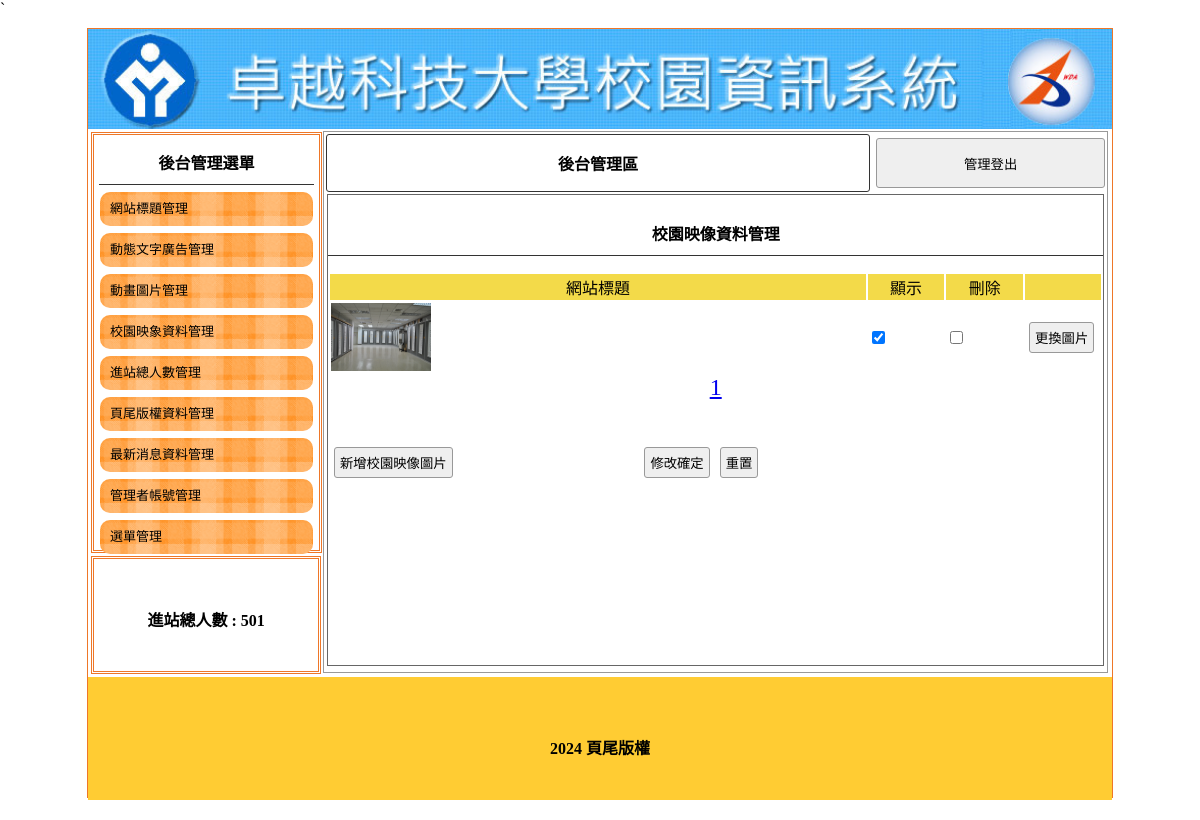
The app's page /admin.php?do=image (signed in) with its own data.
### tables this page shows
CREATE TABLE `titles` (
  `id` int(10) UNSIGNED NOT NULL,
  `img` text NOT NULL,
  `text` text NOT NULL,
  `sh` int(1) UNSIGNED NOT NULL DEFAULT 1
);

CREATE TABLE `total` (
  `id` int(10) UNSIGNED NOT NULL,
  `total` int(10) UNSIGNED NOT NULL
);

CREATE TABLE `images` (
  `id` int(10) UNSIGNED NOT NULL,
  `img` text NOT NULL,
  `sh` int(1) UNSIGNED NOT NULL DEFAULT 1
);

CREATE TABLE `bottom` (
  `id` int(10) UNSIGNED NOT NULL,
  `bottom` text NOT NULL
);

### api/db.php (called while the page is built, shortened)
<?php
class DB{
    protected $dsn="mysql:host=localhost;charset=utf8;dbname=db07";
    protected $pdo;
    protected $table;
    function __construct($table){
        $this->table=$table;
        $this->pdo=new PDO($this->dsn,'root','');
    }
    function all(...$arg){
        $sql="SELECT * FROM $this->table ";
        if(!empty($arg[0])){
            if(is_array($arg[0])){
                $where=$this->a2s($arg[0]);
                $sql=$sql . " WHERE ". join(" && ",$where);
            }else{
                $sql .= $arg[0];
            }
        }
        return $this->fetchAll($sql);
    }
    function find($id){
        $sql="SELECT * FROM $this->table ";
        if(is_array($id)){
            $where=$this->a2s($id);
            $sql=$sql . " WHERE ". join(" && ",$where);
        }else{
            $sql .= " WHERE `id`='$id' ";
        }
        return $this->fetchOne($sql);
    }
    function a2s($array){
        $tmp=[];
        foreach($array as $key => $value){
            $tmp[]="`$key`='$value'";
        }
        return $tmp;
    }
    function count($where=[]){
        return $this->math('count','*',$where);
    }
    protected function fetchOne($sql){
        return $this->pdo->query($sql)->fetch(PDO::FETCH_ASSOC);
    }
    protected function fetchAll($sql){
        return $this->pdo->query($sql)->fetchAll(PDO::FETCH_ASSOC);
    }
     protected function math($math,$col='id',$where=[]){
        $sql="SELECT $math($col) FROM $this->table";
        return $this->pdo->query($sql)->fetchColumn();
    }
}
$Title=new DB('titles');
$Image=new DB('images');
$Total=new DB('total');
$Bottom=new DB('bottom');

### admin.php (the view, shortened to what this page needs)
<?php include_once "api/db.php";
?>
<!DOCTYPE html
    PUBLIC "-//W3C//DTD XHTML 1.0 Transitional//EN" "http://www.w3.org/TR/xhtml1/DTD/xhtml1-transitional.dtd">
<html xmlns="http://www.w3.org/1999/xhtml">
<head>
    <link href="./css/css.css" rel="stylesheet" type="text/css">
</head>
<body>`
    <div id="main">
        <a title="<?=$Title->find(['sh'=>1])['text'];?>" href="index.php">
            <div class="ti" style="background:url('./upload/<?=$Title->find(['sh'=>1])['img'];?>'); background-size:cover;"></div>
        </a>
        <div id="ms">
            <div id="lf" style="float:left;">
                <div id="menuput" class="dbor">
                    <span class="t botli">後台管理選單</span>
                    <a style="color:#000; font-size:13px; text-decoration:none;" href="?do=title">
                        <div class="mainmu">
                            網站標題管理 </div>
                    </a>
                    <a style="color:#000; font-size:13px; text-decoration:none;" href="?do=ad">
                        <div class="mainmu">
                            動態文字廣告管理 </div>
                    </a>
                    <a style="color:#000; font-size:13px; text-decoration:none;" href="?do=mvim">
                        <div class="mainmu">
                            動畫圖片管理 </div>
                    </a>
                    <a style="color:#000; font-size:13px; text-decoration:none;" href="?do=image">
                        <div class="mainmu">
                            校園映象資料管理 </div>
                    </a>
                    <a style="color:#000; font-size:13px; text-decoration:none;" href="?do=total">
                        <div class="mainmu">
                            進站總人數管理 </div>
                    </a>
                    <a style="color:#000; font-size:13px; text-decoration:none;" href="?do=bottom">
                        <div class="mainmu">
                            頁尾版權資料管理 </div>
                    </a>
                    <a style="color:#000; font-size:13px; text-decoration:none;" href="?do=news">
                        <div class="mainmu">
                            最新消息資料管理 </div>
                    </a>
                    <a style="color:#000; font-size:13px; text-decoration:none;" href="?do=admin">
                        <div class="mainmu">
                            管理者帳號管理 </div>
                    </a>
                    <a style="color:#000; font-size:13px; text-decoration:none;" href="?do=menu">
                        <div class="mainmu">
                            選單管理 </div>
                    </a>
                </div>
                <div class="dbor" style="margin:3px; width:95%; height:20%; line-height:100px;">
                    <span class="t">進站總人數 :
                    <?=$Total->find(1)['total'];?></span>
                </div>
            </div>
            <?php
				$do=$_GET['do']??'title';
				$file="./backend/{$do}.php";
				if(file_exists($file)){
					include $file;
				}else{
					include "./backend/title.php";
				}
				?>
        </div>
        <div
            style="width:1024px; left:0px; position:relative; background:#FC3; margin-top:4px; height:123px; display:block;">
            <span class="t" style="line-height:123px;"><?=$Bottom->find(1)['bottom'];?></span>
        </div>
    </div>
</body>
</html>

### backend/image.php (shortened to what this page needs)
<div class="di"
    style="height:540px; border:#999 1px solid; width:76.5%; margin:2px 0px 0px 0px; float:left; position:relative; left:20px;">
    <?php include_once "logout.php";?>
    <div style="width:99%; height:87%; margin:auto; overflow:auto; border:#666 1px solid;">
        <p class="t cent botli">校園映像資料管理</p>
        <form method="post" action="./api/edit.php">
            <table width="100%">
                <tbody>
                    <tr class="yel">
                        <td width="70%">網站標題</td>
                        <td width="10%">顯示</td>
                        <td width="10%">刪除</td>
                        <td></td>
                    </tr>
                    <?php
                    $div=3;
                    $total=$Image->count();
                    $pages=ceil($total/$div);
                    $now=$_GET['p']??1;
                    $start=($now-1)*$div;
                    $rows=$Image->all(" limit $start,$div");
                    foreach($rows as $row){
                    ?>
                    <tr>
                        <td>
                            <img src="./upload/<?=$row['img'];?>" style="width:100px;height:68px;">
                        </td>
                        <td>
                            <input type="checkbox" name="sh[]" value="<?=$row['id'];?>" <?=($row['sh']==1)?'checked':'';?>>
                        </td>
                        <td>
                            <input type="checkbox" name="del[]" value="<?=$row['id'];?>">
                        </td>
                        <td>
                            <input type="button"
                                onclick="op('#cover','#cvr','./modal/upload_<?=$do;?>.php?id=<?=$row['id'];?>&table=<?=$do;?>')"
                                  value="更換圖片">
                        </td>
                    </tr>
                    <?php
                    }
                    ?>
                </tbody>
            </table>
            <div class="cent">
            <?php
                for($i=1;$i<=$pages;$i++){
                    $size=($i==$now)?"24px":"16px";
                    echo "<a href='?do=$do&p=$i' style='font-size:$size'> ";
                    echo $i;
                    echo " </a>";
                }
            ?>
            </div>
            <table style="margin-top:40px; width:70%;">
                <tbody>
                    <tr>
                        <td width="200px">
                            <input type="button"
                                onclick="op(&#39;#cover&#39;,&#39;#cvr&#39;,&#39;./modal/<?=$do;?>.php?table=<?=$do;?>&#39;)"
                                value="新增校園映像圖片"></td>
                        <td class="cent">
                            <input type="submit" value="修改確定">
                            <input type="reset" value="重置">
                        </td>
                    </tr>
                </tbody>
            </table>
        </form>
    </div>
</div>

### css/css.css (style rules this page uses)
body { padding:0px; margin:0px; }
#main { width:1024px; height:768px; margin:10px auto 10px auto; border:#EE7728 1px solid; position:relative; }
.ti { width:100%; height:100px; position:relative; background-size:cover; background-repeat:no-repeat; }
.dbor { border:#EE7728 double 3px; margin:1px; padding:2px 10px 2px 10px; }
.t { font-weight:800; display:block; text-align:center; padding:10px 1px 10px 1px; }
.botli { border-bottom:#333 1px solid; }
.mainmu { position:relative; border-radius:10px; background:url(../icon/menu.fw.png) center no-repeat; background-size:cover; line-height:30px; padding:2px 10px 2px 10px; margin:7px 1px 7px 1px; }
#lf { height:540px; width:21%; display:inline-block; }
#menuput { width:100%; height:75%; position:relative; padding:5px; display:block; margin: 3px; }
.di { display:inline-block; }
.cent { text-align:center; }
input,button { border:#999 1px solid; border-radius:3px; background:#EFEFEF; padding:5px; margin:3px; }
.yel td { background:#F3DA49; text-align:center; }

### records on screen
titles: img (picture)
total: total "501"
images: img (picture), sh "☑"
bottom: bottom "2024 頁尾版權"
